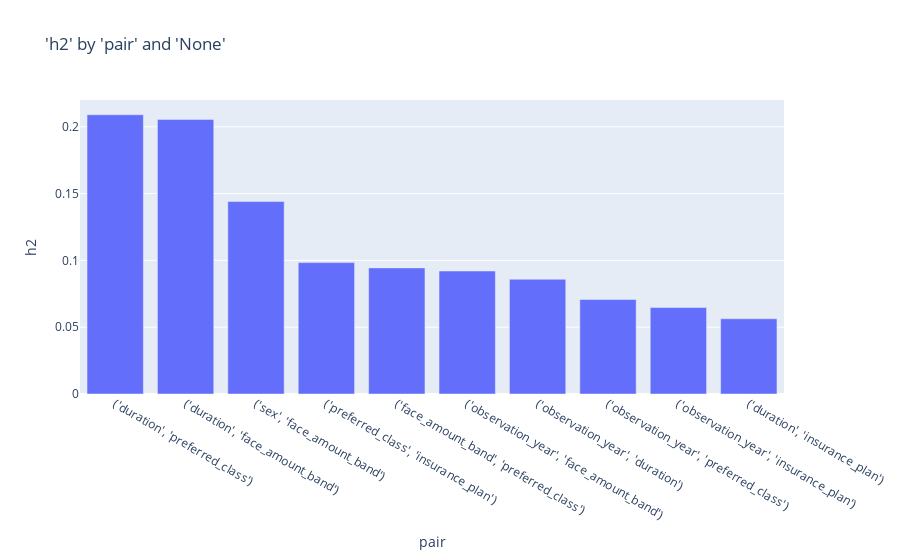

The cell this chart's notebook holds for it:
### Code cell
charters.chart(df=h_df.head(10), x_axis="pair", y_axis="h2", type="bar", y_sort=True)

### Figure 1 — Plotly figure (JSON) as saved in the notebook; plotly's stock layout.template omitted (floating-point values rounded to 4 significant figures)
{"data": [{"alignmentgroup": "True", "hovertemplate": "pair=%{x}<br>h2=%{y}<extra></extra>", "legendgroup": "", "marker": {"color": "#636efa", "pattern": {"shape": ""}}, "name": "", "offsetgroup": "", "orientation": "v", "showlegend": false, "textposition": "auto", "type": "bar", "x": ["('duration', 'preferred_class')", "('duration', 'face_amount_band')", "('sex', 'face_amount_band')", "('preferred_class', 'insurance_plan')", "('face_amount_band', 'preferred_class')", "('observation_year', 'face_amount_band')", "('observation_year', 'duration')", "('observation_year', 'preferred_class')", "('observation_year', 'insurance_plan')", "('duration', 'insurance_plan')"], "xaxis": "x", "y": [0.209, 0.2055, 0.144, 0.09832, 0.09437, 0.09204, 0.08583, 0.07071, 0.06472, 0.05629], "yaxis": "y"}], "layout": {"autosize": true, "barmode": "relative", "legend": {"tracegroupgap": 0}, "title": {"text": "'h2' by 'pair' and 'None'"}, "xaxis": {"anchor": "y", "autorange": true, "domain": [0, 1], "range": [-0.5, 9.5], "title": {"text": "pair"}, "type": "category"}, "yaxis": {"anchor": "x", "autorange": true, "domain": [0, 1], "range": [0, 0.22], "title": {"text": "h2"}, "type": "linear"}}}
